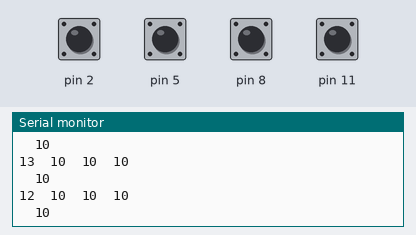
Recording of a sketch running on a simulated Arduino Uno, built with avr-gcc and run on an emulated ATmega328P. Parts: the last lines printed to the serial monitor. The test bench sets the inputs (shaded band); at power-on: pin 2, pin 5, pin 8, pin 11 HIGH.

Above: at 1.2 s.
1.3 s: pin 2 pulled LOW for 0.15 s
At 1.37 s:
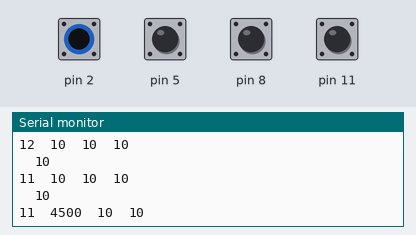
2.9 s: pin 5 pulled LOW for 0.15 s
At 2.95 s:
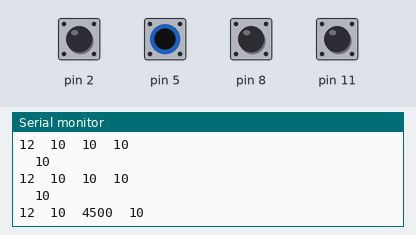
4.5 s: pin 8 pulled LOW for 0.15 s
At 4.53 s:
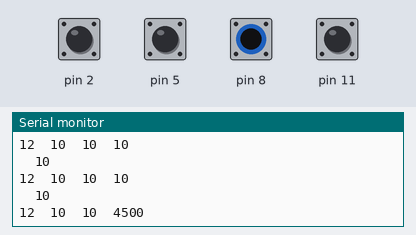
6.1 s: pin 11 pulled LOW for 0.15 s
7.7 s: pin 2 pulled LOW for 1 s
At 7.8 s:
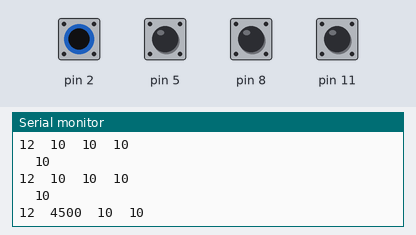
10.2 s: pin 5 pulled LOW for 1 s
At 10.28 s:
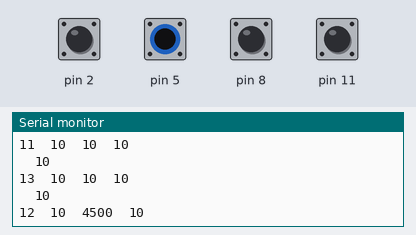
Timing chart, 0 to 13.2 s (numbered marks = the images above; inputs shaded):
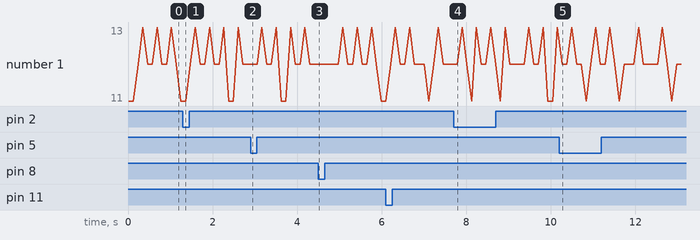

The sketch:

sensor_testing.ino
```cpp
#include <CapacitiveSensor.h>

/*
 * CapitiveSense Library Demo Sketch
 * Paul Badger 2008
 * Uses a high value resistor e.g. 10 megohm between send pin and receive pin
 * Resistor effects sensitivity, experiment with values, 50 kilohm - 50 megohm. Larger resistor values yield larger sensor values.
 * Receive pin is the sensor pin - try different amounts of foil/metal on this pin
 * Best results are obtained if sensor foil and wire is covered with an insulator such as paper or plastic sheet
 */


CapacitiveSensor   cs_3_2 = CapacitiveSensor(3,2);        // 10 megohm resistor between pins 3 & 2, pin 2 is sensor pin, add wire, foil
CapacitiveSensor   cs_6_5 = CapacitiveSensor(6,5);        // 10 megohm resistor between pins 6 & 5, pin 5 is sensor pin, add wire, foil
CapacitiveSensor   cs_9_8 = CapacitiveSensor(9,8);        // 10 megohm resistor between pins 9 & 8, pin 8 is sensor pin, add wire, foil
CapacitiveSensor   cs_12_11 = CapacitiveSensor(12,11);        // 10 megohm resistor between pins 12 & 11, pin 11 is sensor pin, add wire, foil

void setup()
{

   cs_3_2.set_CS_AutocaL_Millis(0xFFFFFFFF);     // turn off autocalibrate on channel 1 - just as an example
   Serial.begin(9600);

}

void loop()
{
    long start = millis();
    long total1 =  cs_3_2.capacitiveSensor(30);
    long total2 =  cs_6_5.capacitiveSensor(30);
    long total3 =  cs_9_8.capacitiveSensor(30);
    long total4 =  cs_12_11.capacitiveSensor(30);

    Serial.print(millis() - start);        // check on performance in milliseconds
    Serial.print("\t");                    // tab character for debug window spacing

    Serial.print(total1);                  // print sensor output 1
    Serial.print("\t");
    Serial.print(total2);                  // print sensor output 2
    Serial.print("\t");
    Serial.println(total3);                // print sensor output 3
    Serial.print("\t");
    Serial.println(total4);                // print sensor output 4


    delay(100);                             // arbitrary delay to limit data to serial port
}
```

Measured:
- after the input at 1.3 s, the serial monitor: prints a new line after 0.07 s (image 1)
- after the input at 2.9 s, the serial monitor: prints a new line at once (image 2)
- after the input at 4.5 s, the serial monitor: prints a new line at once (image 3)
- after the input at 7.7 s, the serial monitor: prints a new line after 0.09 s (image 4)
- after the input at 10.2 s, the serial monitor: prints a new line after 0.07 s (image 5)
